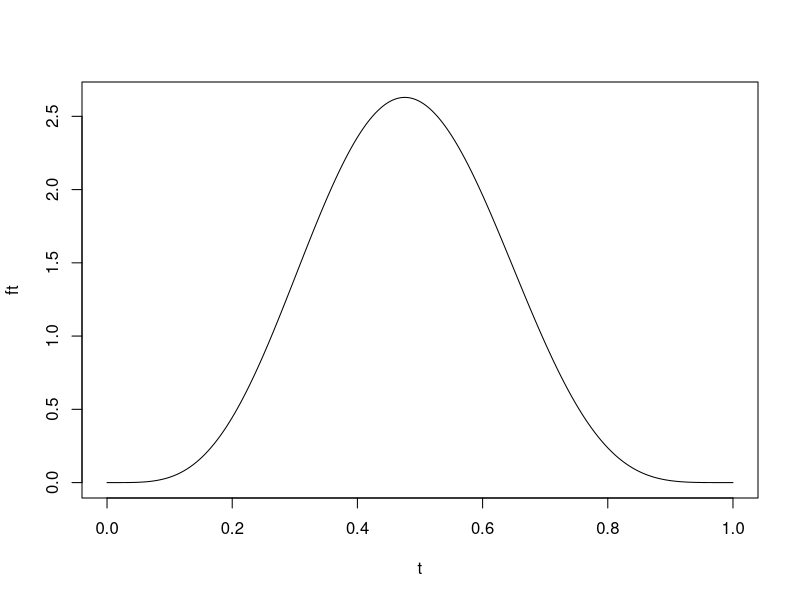
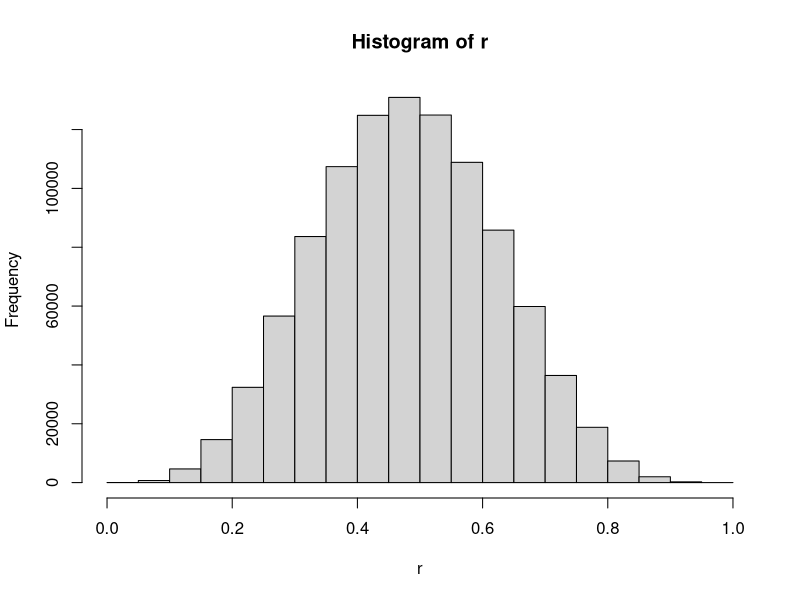
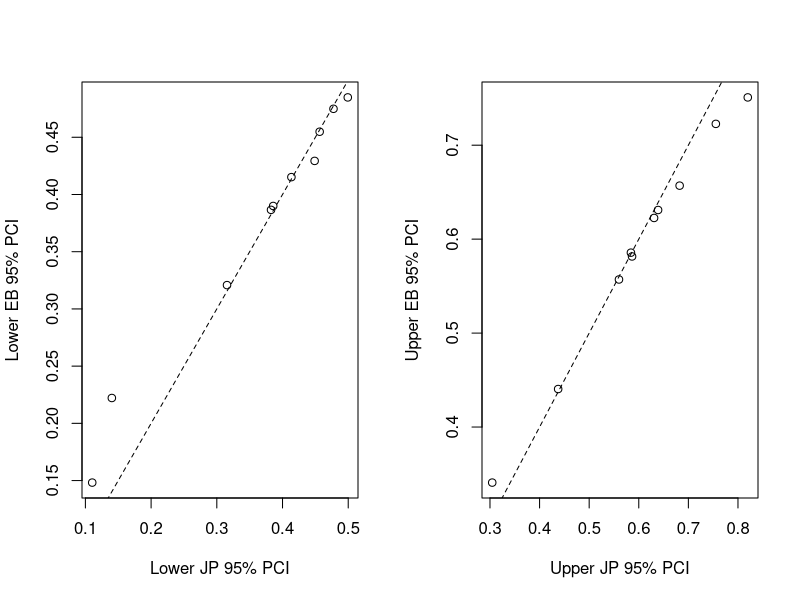
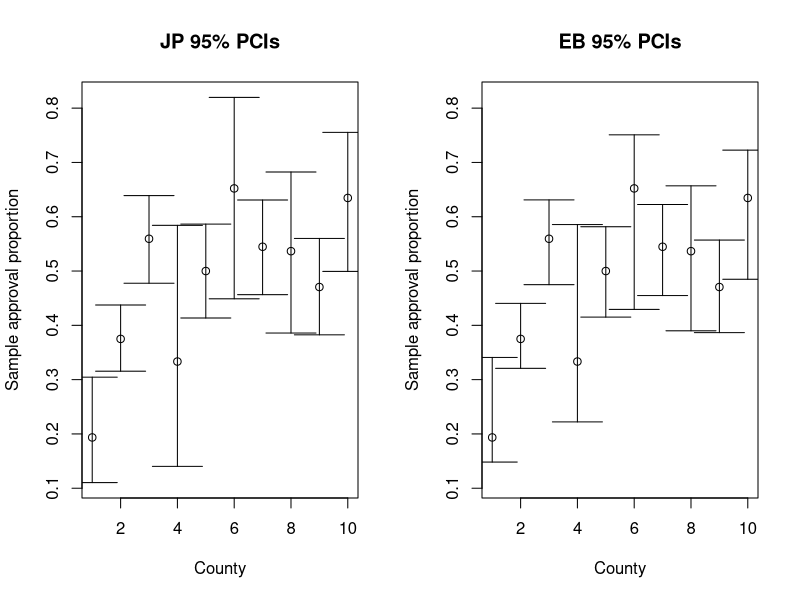

Write R code to recreate these figures, in order.
library(lattice)

cs <- 1:10
ys <- c(12, 90, 80, 5, 63, 15, 67, 22, 56, 33)
ns <- c(50, 150, 63, 10, 63, 8, 56, 19, 63, 19)

dat <- data.frame(cs, ys, ns)
colnames(dat) <- c("county", "approve", "disapprove")

dat$prop_approve <- dat$approve / (dat$approve + dat$disapprove)
dat$n <- dat$approve + dat$disapprove

# (a) analyse using jeffrey's prior

cis <- lapply(seq_len(nrow(dat)), function(i) {
  yi <- dat[i,][[2]]
  ni <- dat[i,][[5]]

  l <- qbeta(p = 0.025, shape1 = yi + 1/2, shape2 = ni - yi + 1/2)
  u <- qbeta(p = 0.975, shape1 = yi + 1/2, shape2 = ni - yi + 1/2)
  return(c(l, u))
})

cis <- do.call(rbind, cis)

dat$ci_l <- cis[,1]
dat$ci_u <- cis[,2]

# Monte Carlo simulation to verify validity of intervals
sapply(seq_len(nrow(dat)), function(i) {
  s <- 1e+6
  yi <- dat[i,][[2]]
  ni <- dat[i,][[5]]
  ci_l <- dat[i,][[6]]
  ci_u <- dat[i,][[7]]

  r <- rbeta(n = s, shape1 = yi + 1/2, shape2 = ni - yi + 1/2)
  return(mean(r > ci_l & r < ci_u))
})

# (b) select a and b so that the E() and Var() of the Beta(a, b) dist.
# match mean and variance of sample proportions p1,...,p10

prop_mean <- mean(dat$prop_approve)
prop_var <- var(dat$prop_approve)

cost <- function(pars) {
  a <- pars[1]
  b <- pars[2]

  eq1 <- a/(a + b) - prop_mean 
  eq2 <- (a*b)/((a + b)^2 * (a + b + 1)) - prop_var

  return(eq1^2 + eq2^2)
}

res <- optim(par = c(1, 1), cost)
a <- res$par[1]
b <- res$par[2]

t <- seq(0, 1, by = 1e-4)
ft <- dbeta(t, a, b)
plot(t, ft, type = "l")

# Monte Carlo for verification
s <- 1e+6
r <- rbeta(s, a, b)
hist(r)

mean(r)
var(r)

# Empirical Bayes using a and b from last term

cis_emp_bayes <- lapply(seq_len(nrow(dat)), function(i) {
  row <- dat[i, ]
  yi <- row[[2]]
  ni <- row[[5]]

  l <- qbeta(p = 0.025, shape = yi + a, shape2 = ni - yi + b)
  u <- qbeta(p = 0.975, shape = yi + a, shape2 = ni - yi + b)

  return(c(l, u))
})

cis_emp_bayes <- do.call(rbind, cis_emp_bayes)

dat$ci_emp_l <- cis_emp_bayes[,1]
dat$ci_emp_u <- cis_emp_bayes[,2]

pdf("comparison_pci_identity.pdf", width = 12)
par(mfrow = c(1, 2))
with(dat, plot(ci_l, ci_emp_l, xlab = "Lower JP 95% PCI", ylab = "Lower EB 95% PCI"))
abline(a = 0, b = 1, lty = 2)
with(dat, plot(ci_u, ci_emp_u, xlab = "Upper JP 95% PCI", ylab = "Upper EB 95% PCI"))
abline(a = 0, b = 1, lty = 2)
dev.off()

pdf("comparison_pci_interval.pdf", width = 12)
par(mfrow = c(1, 2))
plot(dat$county, dat$prop_approve, xlab = "County", ylab = "Sample approval proportion", main = "JP 95% PCIs", ylim = range(dat$ci_l, dat$ci_u))
arrows(x0 = dat$county, y0 = dat$ci_l, x1 = dat$county, y1 = dat$ci_u, code = 3, angle = 90)

plot(dat$county, dat$prop_approve, xlab = "County", ylab = "Sample approval proportion", main = "EB 95% PCIs", ylim = range(dat$ci_l, dat$ci_u))
arrows(x0 = dat$county, y0 = dat$ci_emp_l, x1 = dat$county, y1 = dat$ci_emp_u, code = 3, angle = 90)
dev.off()

# Empiric Bayes credible intervals don't seem to be symmetric -- to be expected?
# Some cases where variance is significantly underestimated on one end by Bayes,
# but similar in general.
